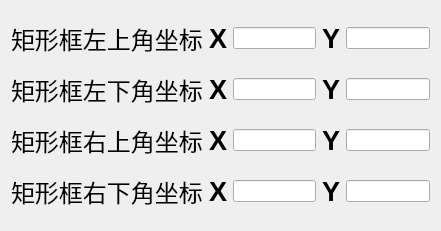
  <widget class="QWidget" name="gridLayoutWidget">
   <property name="geometry">
    <rect>
     <x>50</x>
     <y>720</y>
     <width>441</width>
     <height>231</height>
    </rect>
   </property>
   <layout class="QGridLayout" name="gridLayout">
    <item row="0" column="1">
     <layout class="QHBoxLayout" name="horizontalLayout_3">
      <item>
       <widget class="QLabel" name="label_10">
        <property name="font">
         <font>
          <pointsize>20</pointsize>
          <weight>75</weight>
          <bold>true</bold>
         </font>
        </property>
        <property name="text">
         <string>X</string>
        </property>
       </widget>
      </item>
      <item>
       <widget class="QLineEdit" name="pix_x1"/>
      </item>
      <item>
       <widget class="QLabel" name="label_11">
        <property name="font">
         <font>
          <pointsize>20</pointsize>
          <weight>75</weight>
          <bold>true</bold>
         </font>
        </property>
        <property name="text">
         <string>Y</string>
        </property>
       </widget>
      </item>
      <item>
       <widget class="QLineEdit" name="pix_y1"/>
      </item>
     </layout>
    </item>
    <item row="0" column="0">
     <widget class="QLabel" name="label_3">
      <property name="font">
       <font>
        <pointsize>18</pointsize>
        <italic>false</italic>
       </font>
      </property>
      <property name="text">
       <string>矩形框左上角坐标</string>
      </property>
     </widget>
    </item>
    <item row="2" column="0">
     <widget class="QLabel" name="label_6">
      <property name="font">
       <font>
        <pointsize>18</pointsize>
        <italic>false</italic>
       </font>
      </property>
      <property name="text">
       <string>矩形框右上角坐标</string>
      </property>
     </widget>
    </item>
    <item row="1" column="0">
     <widget class="QLabel" name="label_5">
      <property name="font">
       <font>
        <pointsize>18</pointsize>
        <italic>false</italic>
       </font>
      </property>
      <property name="text">
       <string>矩形框左下角坐标</string>
      </property>
     </widget>
    </item>
    <item row="1" column="1">
     <layout class="QHBoxLayout" name="horizontalLayout_5">
      <item>
       <widget class="QLabel" name="label_14">
        <property name="font">
         <font>
          <pointsize>20</pointsize>
          <weight>75</weight>
          <bold>true</bold>
         </font>
        </property>
        <property name="text">
         <string>X</string>
        </property>
       </widget>
      </item>
      <item>
       <widget class="QLineEdit" name="pix_x2"/>
      </item>
      <item>
       <widget class="QLabel" name="label_15">
        <property name="font">
         <font>
          <pointsize>20</pointsize>
          <weight>75</weight>
          <bold>true</bold>
         </font>
        </property>
        <property name="text">
         <string>Y</string>
        </property>
       </widget>
      </item>
      <item>
       <widget class="QLineEdit" name="pix_y2"/>
      </item>
     </layout>
    </item>
    <item row="3" column="0">
     <widget class="QLabel" name="label_4">
      <property name="font">
       <font>
        <pointsize>18</pointsize>
        <italic>false</italic>
       </font>
      </property>
      <property name="text">
       <string>矩形框右下角坐标</string>
      </property>
     </widget>
    </item>
    <item row="2" column="1">
     <layout class="QHBoxLayout" name="horizontalLayout_6">
      <item>
       <widget class="QLabel" name="label_16">
        <property name="font">
         <font>
          <pointsize>20</pointsize>
          <weight>75</weight>
          <bold>true</bold>
         </font>
        </property>
        <property name="text">
         <string>X</string>
        </property>
       </widget>
      </item>
      <item>
       <widget class="QLineEdit" name="pix_x3"/>
      </item>
      <item>
       <widget class="QLabel" name="label_17">
        <property name="font">
         <font>
          <pointsize>20</pointsize>
          <weight>75</weight>
          <bold>true</bold>
         </font>
        </property>
        <property name="text">
         <string>Y</string>
        </property>
       </widget>
      </item>
      <item>
       <widget class="QLineEdit" name="pix_y3"/>
      </item>
     </layout>
    </item>
    <item row="3" column="1">
     <layout class="QHBoxLayout" name="horizontalLayout_7">
      <item>
       <widget class="QLabel" name="label_18">
        <property name="font">
         <font>
          <pointsize>20</pointsize>
          <weight>75</weight>
          <bold>true</bold>
         </font>
        </property>
        <property name="text">
         <string>X</string>
        </property>
       </widget>
      </item>
      <item>
       <widget class="QLineEdit" name="pix_x4"/>
      </item>
      <item>
       <widget class="QLabel" name="label_19">
        <property name="font">
         <font>
          <pointsize>20</pointsize>
          <weight>75</weight>
          <bold>true</bold>
         </font>
        </property>
        <property name="text">
         <string>Y</string>
        </property>
       </widget>
      </item>
      <item>
       <widget class="QLineEdit" name="pix_y4"/>
      </item>
     </layout>
    </item>
   </layout>
  </widget>
